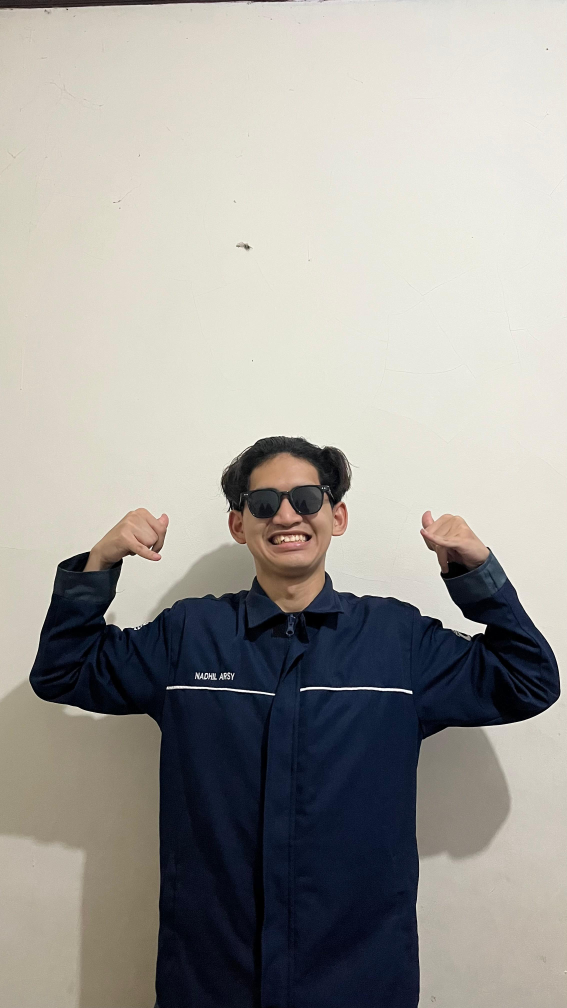
#> input picture geometrik.jpg, 2268 x 4032 px (shown at 1/4 size)
$ jupyter execute '202331303_Muhammad Nadhil Arsy Al-Wafi_Geometrix Citra.ipynb'
#> lines starting #> are read from the running program, lines starting #| are printed output that depends on the picture
## IMPORT LIBRARY

[cell 1]
# 202331303_Muhammad Nadhil Arsy Al-Wafi
import cv2
import numpy as np
import matplotlib.pyplot as plt

## MEMBACA CITRA

[cell 2]
# 202331303_Muhammad Nadhil Arsy Al-Wafi
# Membaca gambar
img1 = cv2.imread('geometrik.jpg')
#> img1 is the input picture: shape (4032, 2268, 3); mean B, G, R 153.5, 158.4, 160.8
img2 = cv2.imread('geometrik bukti.jpg')
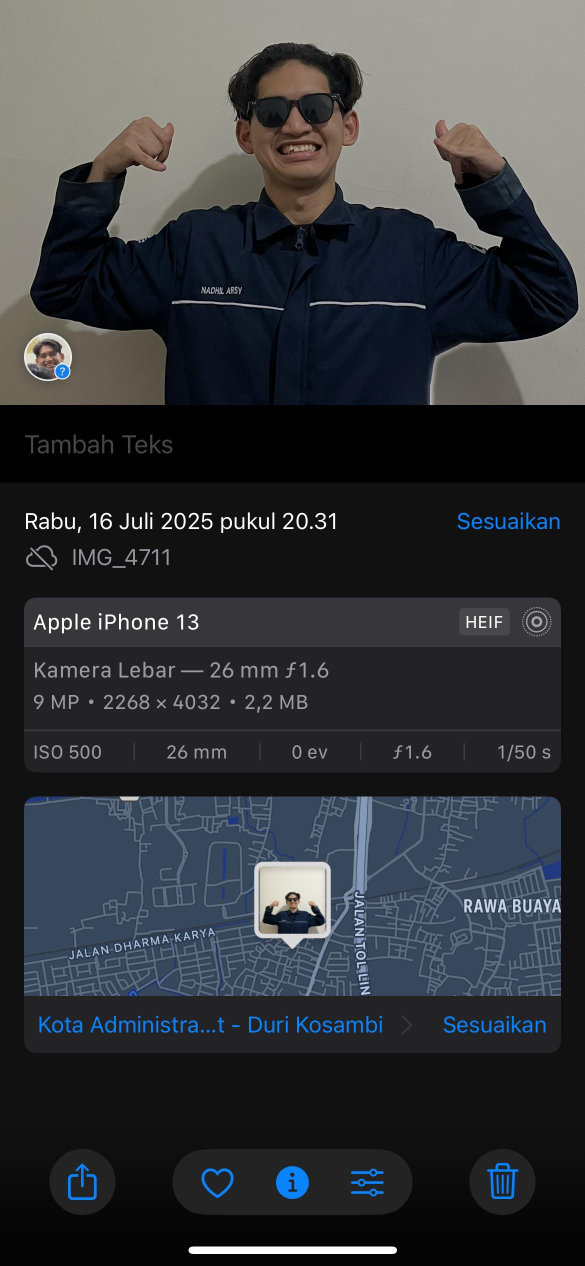
#> input picture geometrik bukti.jpg, 1170 x 2532 px (shown at 1/2 size)
#> img2 is the input picture: shape (2532, 1170, 3); mean B, G, R 59, 55.5, 52.7

# Mengonversi warna BGR ke RGB
img1_rgb = cv2.cvtColor(img1, cv2.COLOR_BGR2RGB)
img2_rgb = cv2.cvtColor(img2, cv2.COLOR_BGR2RGB)

# Membuat subplot
fig, axs = plt.subplots(1, 2, figsize=(12, 8))

# Menampilkan gambar pertama
axs[0].imshow(img1_rgb)
axs[0].axis('off')

# Menampilkan gambar kedua
axs[1].imshow(img2_rgb)
axs[1].axis('off')

plt.show()
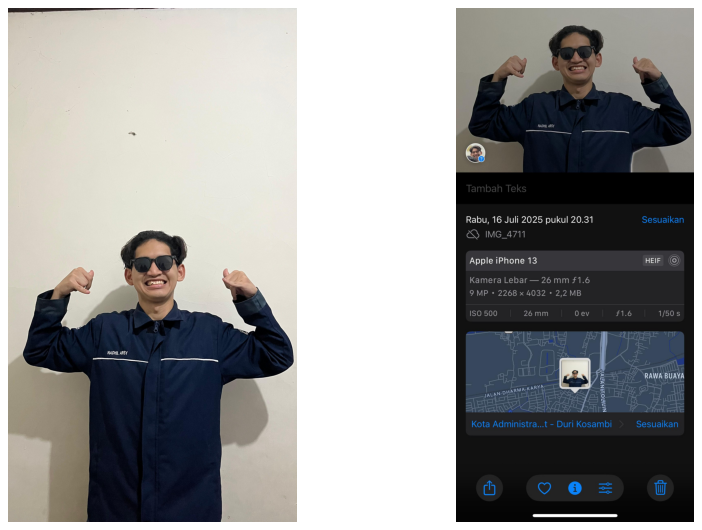
#> figure drawn by matplotlib, 2 panels

## CITRA ASLI

[cell 3]
# 202331303_Muhammad Nadhil Arsy Al-Wafi
original = img1.copy()

## TRANSFORMASI

[cell 4]
# 202331303_Muhammad Nadhil Arsy Al-Wafi
(h, w) = img1.shape[:2]
#> h = 4032; w = 2268
center = (w // 2, h // 2)
#> center = (1134, 2016)
M_rotate = cv2.getRotationMatrix2D(center, 45, 1.0)
rotated = cv2.warpAffine(img1, M_rotate, (w, h))
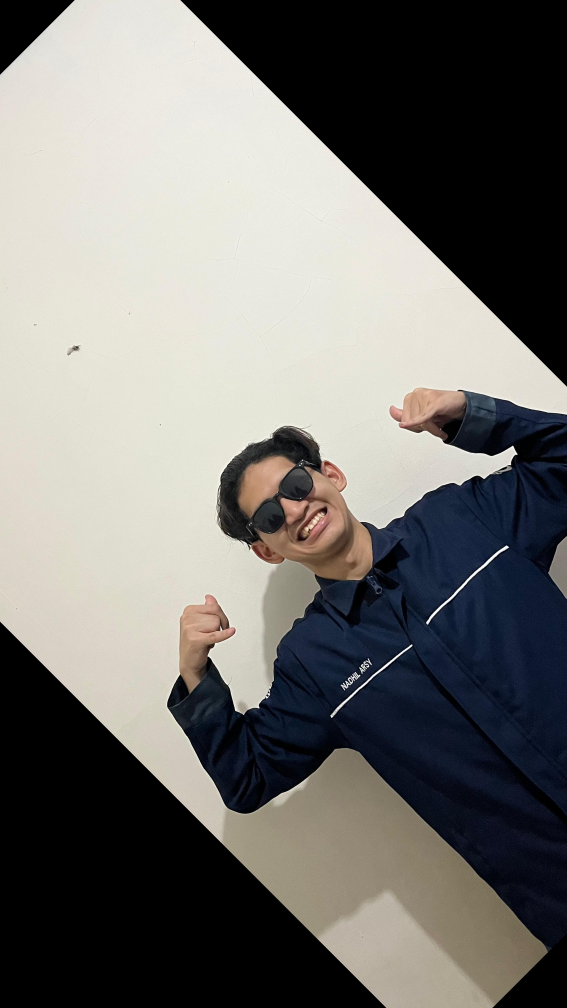
#> rotated: shape (4032, 2268, 3) (shown at 1/4 size); mean B, G, R 111.6, 115, 116.4
resized = cv2.resize(img1, (60, 120))
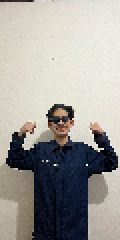
#> resized: shape (120, 60, 3) (shown 2 times larger); mean B, G, R 153.3, 158.2, 160.6
cropped = img1[100:400, 150:350]
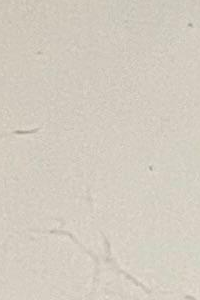
#> cropped: shape (300, 200, 3); mean B, G, R 192.4, 203.8, 211.2
flipped = cv2.flip(img1, 1)
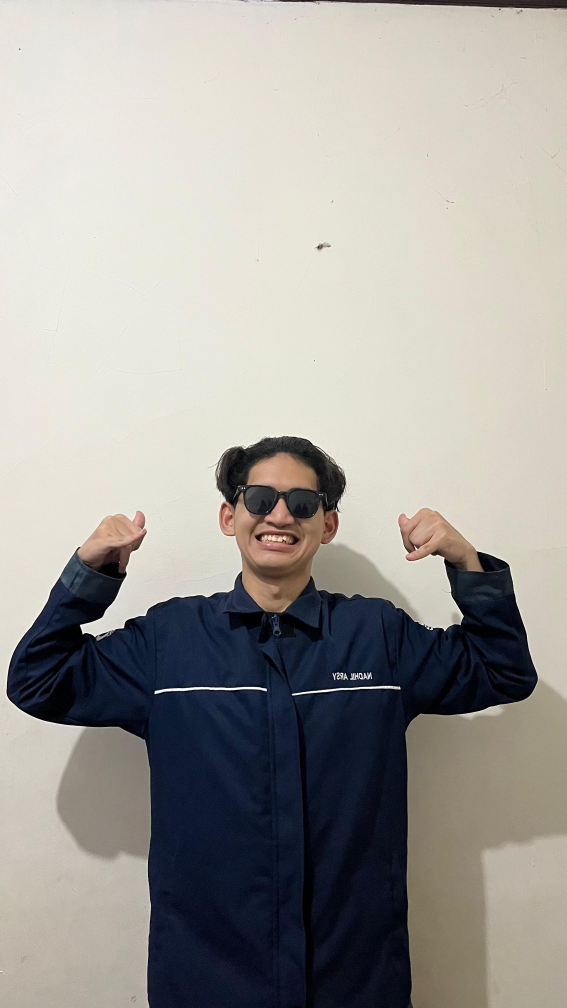
#> flipped: shape (4032, 2268, 3) (shown at 1/4 size); mean B, G, R 153.5, 158.4, 160.8
M_translate = np.float32([[1, 0, 50], [0, 1, 30]])
translated = cv2.warpAffine(img1, M_translate, (w, h))
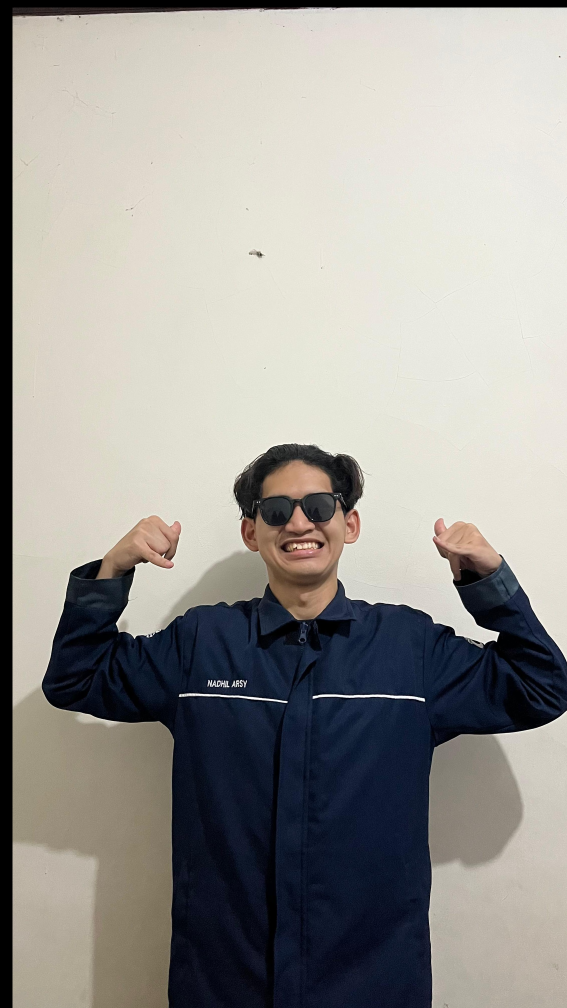
#> translated: shape (4032, 2268, 3) (shown at 1/4 size); mean B, G, R 148.4, 153, 155.3

## HASIL

[cell 5]
# 202331303_Muhammad Nadhil Arsy Al-Wafi
fig, axs = plt.subplots(2, 3, figsize=(12, 8))

axs[0, 0].imshow(original)
axs[0, 0].set_title("Citra Asli")

axs[0, 1].imshow(rotated)
axs[0, 1].set_title("After Rotated")

axs[0, 2].imshow(resized)
axs[0, 2].set_title("After Resized")

axs[1, 0].imshow(cropped)
axs[1, 0].set_title("After Cropped")

axs[1, 1].imshow(flipped)
axs[1, 1].set_title("After Flipped")

axs[1, 2].imshow(translated)
axs[1, 2].set_title("After Translated")

plt.tight_layout()
plt.show()
#> figure, not shown here; B, G, R data is drawn as R, G, B
